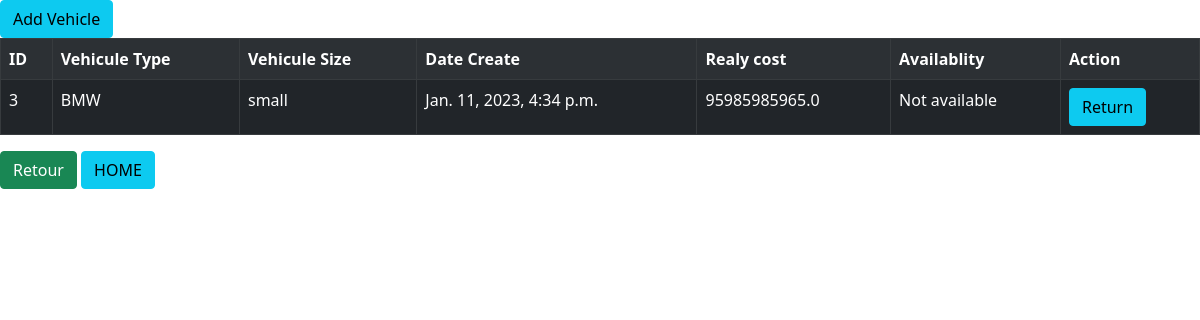
/rent/vehicule/3, run on the app's committed database.
### rent/models.py (models this page shows, shortened)
class Vehicule(models.Model):
    vehicule_type = models.ForeignKey(VehiculeType, related_name="Type", on_delete=models.CASCADE)
    date_created = models.DateTimeField(auto_now_add=True)
    real_cost = models.FloatField()
    vehicule_size = models.ForeignKey(VehiculeSize, related_name="Size", on_delete=models.CASCADE)

class VehiculeType(models.Model):
    name = models.CharField(max_length=50)
    def __str__(self):
        return self.name

class VehiculeSize(models.Model):
    name = models.CharField(max_length=50)
    def __str__(self):
        return self.name

### rent/views.py (the view)
# urls.py: path('rent/vehicule/', views.vehiculelist, name="vehiculelist" ),
def vehiculelist(request, id=0):
    if id == 0:
        vehicule = Vehicule.objects.all()
        page = Paginator(vehicule, 4)
        pge = request.GET.get('page')
        cust = page.get_page(pge)
        var = 0
        return render(request, 'rent/vehiculelist.html', {'models': cust, 'len': var})
    else:
        vehicule = Vehicule.objects.filter(id=id)
        rent = Rental.objects.filter(vehicule_id=id)
        if len(rent) != 0:
            v = 1
        else:
            v = 0
        var = 1
        return render(request, 'rent/vehiculelist.html', {'models': vehicule, 'len': var, 'av': v})

### rent/templates/rent/vehiculelist.html (shortened to what this page needs)
{% extends 'rent/home.html' %}
{% block content %}
<a href=" {% url 'addVehicule' %} "><button class=" btn btn-info">Add Vehicle</button></a>
<table class = "table table-striped table-dark table-bordered">
    <tr>
        <th>ID</th>
        <th>Vehicule Type</th>
        <th>Vehicule Size</th>
        {% if len == 1 %}
            <th>Date Create</th>
            <th>Realy cost</th>
            <th>Availablity</th>
            {% if av == 1 %}<th>Action</th>{% endif %}
        {% endif %}
    </tr>
    {% for model in models %}
    <tr>
        <td> {{model.id}} </td>
        <td>{{model.vehicule_type}} </td>
        <td>{{model.vehicule_size}}</td>
        {% if len == 1 %}
            <td> {{model.date_created}} </td>
            <td> {{model.real_cost}} </td>
            <td> {% if av == 0 %} available {% endif %}{% if av == 1 %} Not available{% endif %} </td>
        {% if av == 1 %} <td> <a href="{% url 'returnVehicule' model.id %}"><button class="btn btn-info">Return</button></a> </td> {% endif %}
        {%endif%}
     </tr>
    {% endfor %}
</table>
{% if len == 1 %}
            <a href="{% url 'vehiculelist' %}"><button class = "btn btn-success">Retour</button></a>
{%endif%}
<a href="{% url 'home0' %}"><button class="btn btn-info">HOME</button></a>
{% endblock content %}

### data on the page
Vehicule: id "3", vehicule_type "BMW", vehicule_size "small", date_created "Jan. 11, 2023, 4:34 p.m.", real_cost "95985985965.0"
